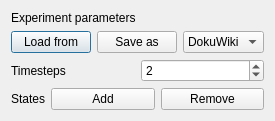
<?xml version="1.0" encoding="UTF-8"?>
<ui version="4.0">
 <class>QtKalmanFilterExperimentDialog</class>
 <widget class="QDialog" name="QtKalmanFilterExperimentDialog">
  <property name="geometry">
   <rect>
    <x>0</x>
    <y>0</y>
    <width>251</width>
    <height>121</height>
   </rect>
  </property>
  <property name="windowTitle">
   <string>KalmanFilterer</string>
  </property>
  <layout class="QGridLayout" name="gridLayout">
   <item row="0" column="0">
    <widget class="QLabel" name="label">
     <property name="text">
      <string>Experiment parameters</string>
     </property>
    </widget>
   </item>
   <item row="1" column="0">
    <layout class="QHBoxLayout" name="horizontalLayout_3">
     <item>
      <widget class="QPushButton" name="button_load">
       <property name="text">
        <string>Load from</string>
       </property>
      </widget>
     </item>
     <item>
      <widget class="QPushButton" name="button_save">
       <property name="text">
        <string>Save as</string>
       </property>
      </widget>
     </item>
     <item>
      <widget class="QComboBox" name="box_save">
       <item>
        <property name="text">
         <string>DokuWiki</string>
        </property>
       </item>
       <item>
        <property name="text">
         <string>HTML</string>
        </property>
       </item>
      </widget>
     </item>
    </layout>
   </item>
   <item row="2" column="0">
    <layout class="QHBoxLayout" name="horizontalLayout">
     <item>
      <widget class="QLabel" name="label_n_timesteps">
       <property name="text">
        <string>Timesteps</string>
       </property>
      </widget>
     </item>
     <item>
      <widget class="QSpinBox" name="box_n_timesteps">
       <property name="minimum">
        <number>1</number>
       </property>
       <property name="maximum">
        <number>1000000000</number>
       </property>
       <property name="value">
        <number>2</number>
       </property>
      </widget>
     </item>
    </layout>
   </item>
   <item row="3" column="0">
    <layout class="QHBoxLayout" name="horizontalLayout_2">
     <item>
      <widget class="QLabel" name="label_n_states">
       <property name="sizePolicy">
        <sizepolicy hsizetype="Maximum" vsizetype="Preferred">
         <horstretch>0</horstretch>
         <verstretch>0</verstretch>
        </sizepolicy>
       </property>
       <property name="text">
        <string>States</string>
       </property>
      </widget>
     </item>
     <item>
      <widget class="QPushButton" name="button_add_state">
       <property name="text">
        <string>Add</string>
       </property>
      </widget>
     </item>
     <item>
      <widget class="QPushButton" name="button_remove_state">
       <property name="text">
        <string>Remove</string>
       </property>
      </widget>
     </item>
    </layout>
   </item>
  </layout>
 </widget>
 <layoutdefault spacing="6" margin="11"/>
 <resources/>
 <connections/>
</ui>
